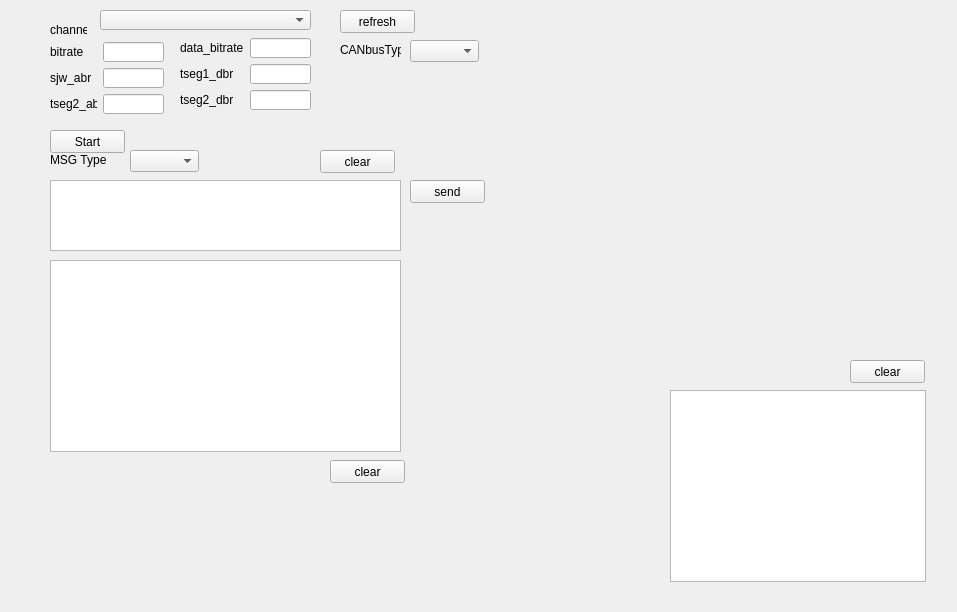
<?xml version="1.0" encoding="UTF-8"?>
<ui version="4.0">
 <class>Form</class>
 <widget class="QWidget" name="Form">
  <property name="enabled">
   <bool>true</bool>
  </property>
  <property name="geometry">
   <rect>
    <x>0</x>
    <y>0</y>
    <width>957</width>
    <height>612</height>
   </rect>
  </property>
  <property name="sizePolicy">
   <sizepolicy hsizetype="Preferred" vsizetype="Preferred">
    <horstretch>0</horstretch>
    <verstretch>4</verstretch>
   </sizepolicy>
  </property>
  <property name="windowTitle">
   <string>Form</string>
  </property>
  <widget class="QTextBrowser" name="textBrowser">
   <property name="geometry">
    <rect>
     <x>670</x>
     <y>390</y>
     <width>256</width>
     <height>192</height>
    </rect>
   </property>
   <property name="documentTitle">
    <string/>
   </property>
  </widget>
  <widget class="QPushButton" name="pushButton">
   <property name="geometry">
    <rect>
     <x>50</x>
     <y>130</y>
     <width>75</width>
     <height>23</height>
    </rect>
   </property>
   <property name="text">
    <string>Start</string>
   </property>
  </widget>
  <widget class="QTextBrowser" name="textBrowser_2">
   <property name="geometry">
    <rect>
     <x>50</x>
     <y>260</y>
     <width>351</width>
     <height>192</height>
    </rect>
   </property>
  </widget>
  <widget class="QPushButton" name="pushButton_2">
   <property name="geometry">
    <rect>
     <x>330</x>
     <y>460</y>
     <width>75</width>
     <height>23</height>
    </rect>
   </property>
   <property name="text">
    <string>clear</string>
   </property>
  </widget>
  <widget class="QPushButton" name="pushButton_3">
   <property name="geometry">
    <rect>
     <x>850</x>
     <y>360</y>
     <width>75</width>
     <height>23</height>
    </rect>
   </property>
   <property name="text">
    <string>clear</string>
   </property>
  </widget>
  <widget class="QComboBox" name="comboBox">
   <property name="geometry">
    <rect>
     <x>100</x>
     <y>10</y>
     <width>211</width>
     <height>20</height>
    </rect>
   </property>
   <property name="cursor">
    <cursorShape>ArrowCursor</cursorShape>
   </property>
   <property name="currentText">
    <string/>
   </property>
   <property name="currentIndex">
    <number>-1</number>
   </property>
   <property name="duplicatesEnabled">
    <bool>false</bool>
   </property>
  </widget>
  <widget class="QLabel" name="label_2">
   <property name="geometry">
    <rect>
     <x>50</x>
     <y>20</y>
     <width>37</width>
     <height>20</height>
    </rect>
   </property>
   <property name="text">
    <string>channel</string>
   </property>
  </widget>
  <widget class="QLabel" name="label_4">
   <property name="geometry">
    <rect>
     <x>50</x>
     <y>68</y>
     <width>47</width>
     <height>20</height>
    </rect>
   </property>
   <property name="text">
    <string>sjw_abr</string>
   </property>
  </widget>
  <widget class="QLineEdit" name="lineEdit">
   <property name="geometry">
    <rect>
     <x>103</x>
     <y>42</y>
     <width>61</width>
     <height>20</height>
    </rect>
   </property>
  </widget>
  <widget class="QLabel" name="label">
   <property name="geometry">
    <rect>
     <x>50</x>
     <y>42</y>
     <width>47</width>
     <height>20</height>
    </rect>
   </property>
   <property name="text">
    <string>bitrate</string>
   </property>
  </widget>
  <widget class="QLineEdit" name="lineEdit_4">
   <property name="geometry">
    <rect>
     <x>103</x>
     <y>94</y>
     <width>61</width>
     <height>20</height>
    </rect>
   </property>
  </widget>
  <widget class="QLabel" name="label_5">
   <property name="geometry">
    <rect>
     <x>50</x>
     <y>94</y>
     <width>47</width>
     <height>20</height>
    </rect>
   </property>
   <property name="text">
    <string>tseg2_abr</string>
   </property>
  </widget>
  <widget class="QLineEdit" name="lineEdit_3">
   <property name="geometry">
    <rect>
     <x>103</x>
     <y>68</y>
     <width>61</width>
     <height>20</height>
    </rect>
   </property>
  </widget>
  <widget class="QLineEdit" name="lineEdit_5">
   <property name="geometry">
    <rect>
     <x>250</x>
     <y>64</y>
     <width>61</width>
     <height>20</height>
    </rect>
   </property>
  </widget>
  <widget class="QLabel" name="label_6">
   <property name="geometry">
    <rect>
     <x>180</x>
     <y>64</y>
     <width>61</width>
     <height>20</height>
    </rect>
   </property>
   <property name="text">
    <string>tseg1_dbr</string>
   </property>
  </widget>
  <widget class="QLineEdit" name="lineEdit_6">
   <property name="geometry">
    <rect>
     <x>250</x>
     <y>38</y>
     <width>61</width>
     <height>20</height>
    </rect>
   </property>
  </widget>
  <widget class="QLabel" name="label_7">
   <property name="geometry">
    <rect>
     <x>180</x>
     <y>38</y>
     <width>71</width>
     <height>20</height>
    </rect>
   </property>
   <property name="text">
    <string>data_bitrate</string>
   </property>
  </widget>
  <widget class="QLineEdit" name="lineEdit_7">
   <property name="geometry">
    <rect>
     <x>250</x>
     <y>90</y>
     <width>61</width>
     <height>20</height>
    </rect>
   </property>
  </widget>
  <widget class="QLabel" name="label_8">
   <property name="geometry">
    <rect>
     <x>180</x>
     <y>90</y>
     <width>61</width>
     <height>20</height>
    </rect>
   </property>
   <property name="text">
    <string>tseg2_dbr</string>
   </property>
  </widget>
  <widget class="QTextEdit" name="textEdit">
   <property name="geometry">
    <rect>
     <x>50</x>
     <y>180</y>
     <width>351</width>
     <height>71</height>
    </rect>
   </property>
  </widget>
  <widget class="QPushButton" name="pushButton_4">
   <property name="geometry">
    <rect>
     <x>410</x>
     <y>180</y>
     <width>75</width>
     <height>23</height>
    </rect>
   </property>
   <property name="text">
    <string>send</string>
   </property>
  </widget>
  <widget class="QLabel" name="label_9">
   <property name="geometry">
    <rect>
     <x>340</x>
     <y>40</y>
     <width>61</width>
     <height>20</height>
    </rect>
   </property>
   <property name="text">
    <string>CANbusType</string>
   </property>
  </widget>
  <widget class="QComboBox" name="comboBox_2">
   <property name="geometry">
    <rect>
     <x>410</x>
     <y>40</y>
     <width>69</width>
     <height>22</height>
    </rect>
   </property>
  </widget>
  <widget class="QComboBox" name="comboBox_3">
   <property name="geometry">
    <rect>
     <x>130</x>
     <y>150</y>
     <width>69</width>
     <height>22</height>
    </rect>
   </property>
  </widget>
  <widget class="QLabel" name="label_10">
   <property name="geometry">
    <rect>
     <x>50</x>
     <y>150</y>
     <width>61</width>
     <height>20</height>
    </rect>
   </property>
   <property name="text">
    <string>MSG Type</string>
   </property>
  </widget>
  <widget class="QPushButton" name="pushButton_5">
   <property name="geometry">
    <rect>
     <x>320</x>
     <y>150</y>
     <width>75</width>
     <height>23</height>
    </rect>
   </property>
   <property name="text">
    <string>clear</string>
   </property>
  </widget>
  <widget class="QPushButton" name="pushButton_6">
   <property name="geometry">
    <rect>
     <x>340</x>
     <y>10</y>
     <width>75</width>
     <height>23</height>
    </rect>
   </property>
   <property name="text">
    <string>refresh</string>
   </property>
  </widget>
 </widget>
 <resources/>
 <connections>
  <connection>
   <sender>pushButton_2</sender>
   <signal>clicked()</signal>
   <receiver>textBrowser_2</receiver>
   <slot>clear()</slot>
   <hints>
    <hint type="sourcelabel">
     <x>367</x>
     <y>471</y>
    </hint>
    <hint type="destinationlabel">
     <x>225</x>
     <y>355</y>
    </hint>
   </hints>
  </connection>
  <connection>
   <sender>pushButton_3</sender>
   <signal>clicked()</signal>
   <receiver>textBrowser</receiver>
   <slot>clear()</slot>
   <hints>
    <hint type="sourcelabel">
     <x>887</x>
     <y>371</y>
    </hint>
    <hint type="destinationlabel">
     <x>797</x>
     <y>485</y>
    </hint>
   </hints>
  </connection>
  <connection>
   <sender>pushButton_5</sender>
   <signal>clicked()</signal>
   <receiver>textEdit</receiver>
   <slot>clear()</slot>
   <hints>
    <hint type="sourcelabel">
     <x>357</x>
     <y>161</y>
    </hint>
    <hint type="destinationlabel">
     <x>225</x>
     <y>215</y>
    </hint>
   </hints>
  </connection>
 </connections>
</ui>
